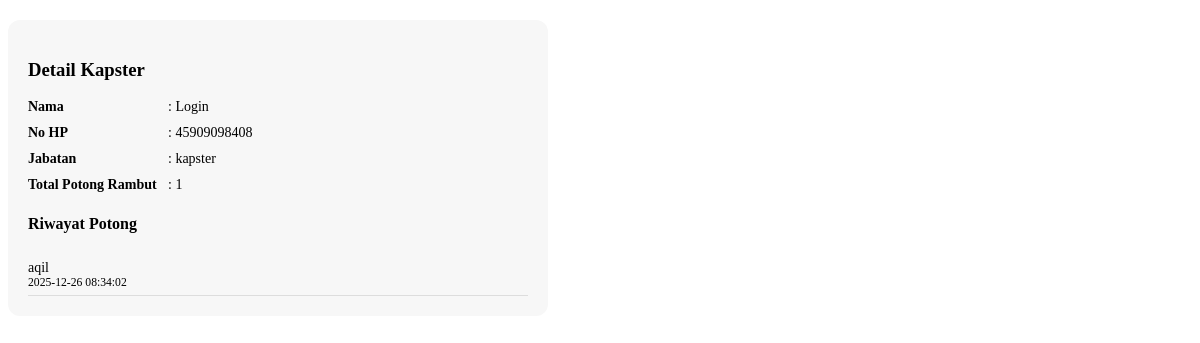
Page /detail_kapster.php?id=19 on the committed database.
### tables this page shows
CREATE TABLE `kapster` (
  `id` int(11) NOT NULL,
  `username` varchar(50) NOT NULL,
  `nama` varchar(100) DEFAULT NULL,
  `nomor_hp` varchar(25) NOT NULL,
  `jabatan` enum('owner','kapster') NOT NULL,
  `password` varchar(50) DEFAULT NULL
);

CREATE TABLE `riwayat_kapster` (
  `id` int(11) NOT NULL,
  `id_kapster` int(11) NOT NULL,
  `id_pelanggan` int(11) NOT NULL,
  `created_at` timestamp NOT NULL DEFAULT current_timestamp()
);

CREATE TABLE `pelanggan` (
  `id` int(11) NOT NULL,
  `nama` varchar(100) NOT NULL,
  `bentuk_wajah` varchar(50) DEFAULT NULL,
  `created_at` timestamp NOT NULL DEFAULT current_timestamp(),
  `hp_pelanggan` varchar(25) DEFAULT NULL,
  `foto` varchar(255) DEFAULT NULL
);

### detail_kapster.php (the view, shortened to what this page needs)
<?php
require_once 'not-to-show/connect.php';
$id_kapster = (int) $_GET['id'];
$qKapster = mysqli_query(
    $conn,
    "SELECT id, nama, nomor_hp, jabatan
     FROM kapster
     WHERE id = $id_kapster"
);
$kapster = mysqli_fetch_assoc($qKapster);
$qTotal = mysqli_query(
    $conn,
    "SELECT COUNT(*) AS total
     FROM riwayat_kapster
     WHERE id_kapster = $id_kapster"
);
$total = mysqli_fetch_assoc($qTotal)['total'] ?? 0;
$qRiwayat = mysqli_query(
    $conn,
    "SELECT
        pelanggan.nama AS nama_pelanggan,
        riwayat_kapster.created_at
     FROM riwayat_kapster
     JOIN pelanggan
        ON pelanggan.id = riwayat_kapster.id_pelanggan
     WHERE riwayat_kapster.id_kapster = $id_kapster
     ORDER BY riwayat_kapster.created_at DESC"
);
?>
<div class="detail-card">
    <h3>Detail Kapster</h3>
    <div class="detail-row">
        <strong>Nama</strong>: <?= htmlspecialchars($kapster['nama']) ?>
    </div>
    <div class="detail-row">
        <strong>No HP</strong>: <?= htmlspecialchars($kapster['nomor_hp']) ?>
    </div>
    <div class="detail-row">
        <strong>Jabatan</strong>: <?= htmlspecialchars($kapster['jabatan']) ?>
    </div>
    <div class="detail-row">
        <strong>Total Potong Rambut</strong>: <?= $total ?>
    </div>
    <h4>Riwayat Potong</h4>
    <div class="riwayat-list">
        <?php if (mysqli_num_rows($qRiwayat) > 0): ?>
            <?php while ($r = mysqli_fetch_assoc($qRiwayat)): ?>
                <div class="riwayat-item">
                    <?= htmlspecialchars($r['nama_pelanggan']) ?>
                    <br>
                    <small><?= $r['created_at'] ?></small>
                </div>
            <?php endwhile; ?>
        <?php else: ?>
            <p>Belum ada riwayat potong.</p>
        <?php endif; ?>
    </div>
</div>

### detail_kapster.php (style rules this page uses)
.detail-card { margin-top: 20px; padding: 20px; background: #f7f7f7; border-radius: 12px; max-width: 500px; }
.detail-row { margin-bottom: 10px; font-size: 14px; }
.detail-row strong { display: inline-block; width: 140px; }
.riwayat-list { margin-top: 15px; font-size: 14px; }
.riwayat-item { padding: 6px 0; border-bottom: 1px solid #ddd; }

### rows in the picture
kapster: nama "Login", nomor_hp "45909098408", jabatan "kapster"
riwayat_kapster: id_pelanggan.nama "aqil", created_at "2025-12-26 08:34:02"

### other values in the picture
$total "1"
